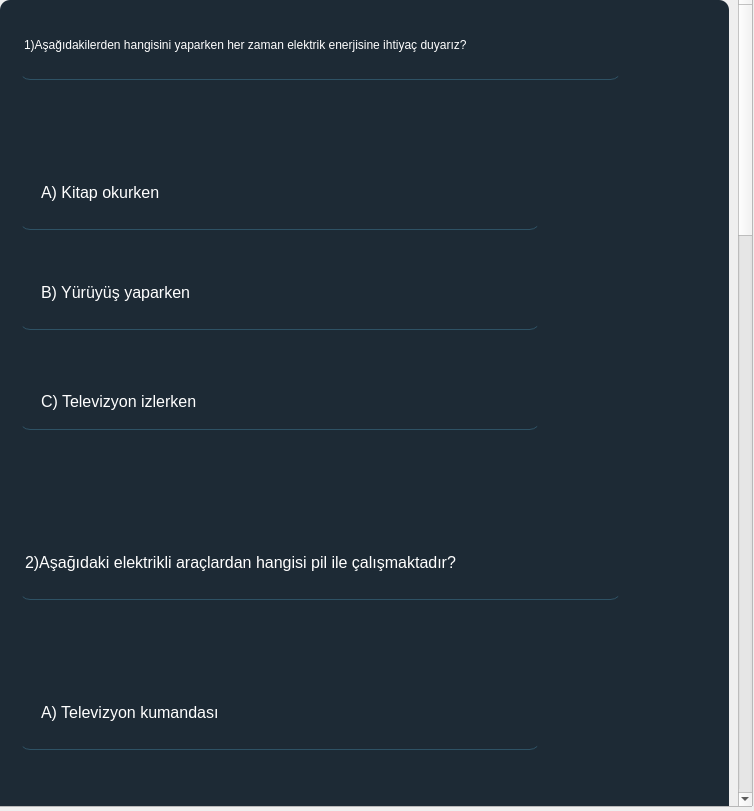
<?xml version="1.0" encoding="UTF-8"?>
<ui version="4.0">
 <class>Form</class>
 <widget class="QWidget" name="Form">
  <property name="geometry">
   <rect>
    <x>0</x>
    <y>0</y>
    <width>754</width>
    <height>811</height>
   </rect>
  </property>
  <property name="windowTitle">
   <string>Form</string>
  </property>
  <widget class="QScrollArea" name="scrollArea">
   <property name="geometry">
    <rect>
     <x>-10</x>
     <y>-10</y>
     <width>763</width>
     <height>817</height>
    </rect>
   </property>
   <property name="styleSheet">
    <string notr="true"/>
   </property>
   <property name="widgetResizable">
    <bool>true</bool>
   </property>
   <widget class="QWidget" name="scrollAreaWidgetContents">
    <property name="geometry">
     <rect>
      <x>0</x>
      <y>0</y>
      <width>740</width>
      <height>2792</height>
     </rect>
    </property>
    <layout class="QVBoxLayout" name="verticalLayout_2">
     <item>
      <widget class="QFrame" name="frame">
       <property name="minimumSize">
        <size>
         <width>0</width>
         <height>2770</height>
        </size>
       </property>
       <property name="styleSheet">
        <string notr="true">background-color:rgba(16,30,41,240);
border-radius:10px;



</string>
       </property>
       <property name="frameShape">
        <enum>QFrame::StyledPanel</enum>
       </property>
       <property name="frameShadow">
        <enum>QFrame::Raised</enum>
       </property>
       <widget class="QRadioButton" name="radioButton_10">
        <property name="geometry">
         <rect>
          <x>20</x>
          <y>1840</y>
          <width>520</width>
          <height>50</height>
         </rect>
        </property>
        <property name="font">
         <font>
          <pointsize>12</pointsize>
         </font>
        </property>
        <property name="styleSheet">
         <string notr="true">background-color:rgba(0,0,0,0);
border:1px solid rgba(0,0,0,0);
border-bottom-color:rgba(46,82,101,255);
color:rgb(255,255,255);
padding-bottom:7px
</string>
        </property>
        <property name="text">
         <string>B) Elektrik çarpan kişinin üzerine su dökmeliyiz.
</string>
        </property>
       </widget>
       <widget class="QRadioButton" name="radioButton_11">
        <property name="geometry">
         <rect>
          <x>20</x>
          <y>2360</y>
          <width>520</width>
          <height>50</height>
         </rect>
        </property>
        <property name="font">
         <font>
          <pointsize>12</pointsize>
         </font>
        </property>
        <property name="styleSheet">
         <string notr="true">background-color:rgba(0,0,0,0);
border:1px solid rgba(0,0,0,0);
border-bottom-color:rgba(46,82,101,255);
color:rgb(255,255,255);
padding-bottom:7px
</string>
        </property>
        <property name="text">
         <string>B) Biten piller çöp kutusuna atılmalıdır.
</string>
        </property>
       </widget>
       <widget class="QRadioButton" name="radioButton_3">
        <property name="geometry">
         <rect>
          <x>20</x>
          <y>380</y>
          <width>520</width>
          <height>50</height>
         </rect>
        </property>
        <property name="font">
         <font>
          <pointsize>12</pointsize>
         </font>
        </property>
        <property name="styleSheet">
         <string notr="true">background-color:rgba(0,0,0,0);
border:1px solid rgba(0,0,0,0);
border-bottom-color:rgba(46,82,101,255);
color:rgb(255,255,255);
padding-bottom:7px
</string>
        </property>
        <property name="text">
         <string>C) Televizyon izlerken</string>
        </property>
       </widget>
       <widget class="QRadioButton" name="radioButton_7">
        <property name="geometry">
         <rect>
          <x>20</x>
          <y>2260</y>
          <width>520</width>
          <height>50</height>
         </rect>
        </property>
        <property name="font">
         <font>
          <pointsize>12</pointsize>
         </font>
        </property>
        <property name="styleSheet">
         <string notr="true">background-color:rgba(0,0,0,0);
border:1px solid rgba(0,0,0,0);
border-bottom-color:rgba(46,82,101,255);
color:rgb(255,255,255);
padding-bottom:7px
</string>
        </property>
        <property name="text">
         <string>A) Bozulan elektrikli araçların tamirini uzman kişiler yapmalıdır.
</string>
        </property>
       </widget>
       <widget class="QRadioButton" name="radioButton_15">
        <property name="geometry">
         <rect>
          <x>20</x>
          <y>2460</y>
          <width>520</width>
          <height>50</height>
         </rect>
        </property>
        <property name="font">
         <font>
          <pointsize>12</pointsize>
         </font>
        </property>
        <property name="styleSheet">
         <string notr="true">background-color:rgba(0,0,0,0);
border:1px solid rgba(0,0,0,0);
border-bottom-color:rgba(46,82,101,255);
color:rgb(255,255,255);
padding-bottom:7px
</string>
        </property>
        <property name="text">
         <string>C) Lambalar gündüz yakılmalıdır.</string>
        </property>
       </widget>
       <widget class="QLabel" name="label_5">
        <property name="geometry">
         <rect>
          <x>20</x>
          <y>2110</y>
          <width>601</width>
          <height>50</height>
         </rect>
        </property>
        <property name="font">
         <font>
          <pointsize>13</pointsize>
         </font>
        </property>
        <property name="styleSheet">
         <string notr="true">background-color:rgba(0,0,0,0);
border:1px solid rgba(0,0,0,0);
border-bottom-color:rgba(46,82,101,255);
color:rgb(255,255,255);
padding-bottom:7px</string>
        </property>
        <property name="text">
         <string>5)Aşağıdaki ifadelerden hangisi doğrudur?
</string>
        </property>
       </widget>
       <widget class="QRadioButton" name="radioButton_6">
        <property name="geometry">
         <rect>
          <x>20</x>
          <y>1740</y>
          <width>520</width>
          <height>50</height>
         </rect>
        </property>
        <property name="font">
         <font>
          <pointsize>8</pointsize>
         </font>
        </property>
        <property name="styleSheet">
         <string notr="true">background-color:rgba(0,0,0,0);
border:1px solid rgba(0,0,0,0);
border-bottom-color:rgba(46,82,101,255);
color:rgb(255,255,255);
padding-bottom:7px
</string>
        </property>
        <property name="text">
         <string>A) Plastik eldiven takarak kuru bir tahta parçası ile elektrikli araç uzaklaştırmalıdır.
</string>
        </property>
       </widget>
       <widget class="QRadioButton" name="radioButton_5">
        <property name="geometry">
         <rect>
          <x>20</x>
          <y>1220</y>
          <width>520</width>
          <height>50</height>
         </rect>
        </property>
        <property name="font">
         <font>
          <pointsize>12</pointsize>
         </font>
        </property>
        <property name="styleSheet">
         <string notr="true">background-color:rgba(0,0,0,0);
border:1px solid rgba(0,0,0,0);
border-bottom-color:rgba(46,82,101,255);
color:rgb(255,255,255);
padding-bottom:7px
</string>
        </property>
        <property name="text">
         <string>A) Akü
</string>
        </property>
       </widget>
       <widget class="QRadioButton" name="radioButton_2">
        <property name="geometry">
         <rect>
          <x>20</x>
          <y>280</y>
          <width>520</width>
          <height>50</height>
         </rect>
        </property>
        <property name="font">
         <font>
          <pointsize>12</pointsize>
         </font>
        </property>
        <property name="styleSheet">
         <string notr="true">background-color:rgba(0,0,0,0);
border:1px solid rgba(0,0,0,0);
border-bottom-color:rgba(46,82,101,255);
color:rgb(255,255,255);
padding-bottom:7px
</string>
        </property>
        <property name="text">
         <string>B) Yürüyüş yaparken
</string>
        </property>
       </widget>
       <widget class="QRadioButton" name="radioButton_14">
        <property name="geometry">
         <rect>
          <x>20</x>
          <y>1940</y>
          <width>520</width>
          <height>50</height>
         </rect>
        </property>
        <property name="font">
         <font>
          <pointsize>12</pointsize>
         </font>
        </property>
        <property name="styleSheet">
         <string notr="true">background-color:rgba(0,0,0,0);
border:1px solid rgba(0,0,0,0);
border-bottom-color:rgba(46,82,101,255);
color:rgb(255,255,255);
padding-bottom:7px
</string>
        </property>
        <property name="text">
         <string>C) Elektriği kesmek için şalterler kapatılmalıdır.</string>
        </property>
       </widget>
       <widget class="QLabel" name="label_4">
        <property name="geometry">
         <rect>
          <x>20</x>
          <y>1070</y>
          <width>601</width>
          <height>50</height>
         </rect>
        </property>
        <property name="font">
         <font>
          <pointsize>9</pointsize>
         </font>
        </property>
        <property name="styleSheet">
         <string notr="true">background-color:rgba(0,0,0,0);
border:1px solid rgba(0,0,0,0);
border-bottom-color:rgba(46,82,101,255);
color:rgb(255,255,255);
padding-bottom:7px</string>
        </property>
        <property name="text">
         <string>3)Aşağıdakilerden hangisi birkaç pilin bir araya gelmesiyle oluşan elektrik kaynağıdır?
</string>
        </property>
       </widget>
       <widget class="QRadioButton" name="radioButton_8">
        <property name="geometry">
         <rect>
          <x>20</x>
          <y>800</y>
          <width>520</width>
          <height>50</height>
         </rect>
        </property>
        <property name="font">
         <font>
          <pointsize>12</pointsize>
         </font>
        </property>
        <property name="styleSheet">
         <string notr="true">background-color:rgba(0,0,0,0);
border:1px solid rgba(0,0,0,0);
border-bottom-color:rgba(46,82,101,255);
color:rgb(255,255,255);
padding-bottom:7px
</string>
        </property>
        <property name="text">
         <string>B) Fırın
</string>
        </property>
       </widget>
       <widget class="QLabel" name="label_3">
        <property name="geometry">
         <rect>
          <x>20</x>
          <y>1590</y>
          <width>601</width>
          <height>50</height>
         </rect>
        </property>
        <property name="font">
         <font>
          <pointsize>13</pointsize>
         </font>
        </property>
        <property name="styleSheet">
         <string notr="true">background-color:rgba(0,0,0,0);
border:1px solid rgba(0,0,0,0);
border-bottom-color:rgba(46,82,101,255);
color:rgb(255,255,255);
padding-bottom:7px</string>
        </property>
        <property name="text">
         <string>4)Elektrik çarpmış birine yardım için hangisi yapılmamalıdır?
</string>
        </property>
       </widget>
       <widget class="QLabel" name="label_2">
        <property name="geometry">
         <rect>
          <x>20</x>
          <y>550</y>
          <width>601</width>
          <height>50</height>
         </rect>
        </property>
        <property name="font">
         <font>
          <pointsize>12</pointsize>
         </font>
        </property>
        <property name="styleSheet">
         <string notr="true">background-color:rgba(0,0,0,0);
border:1px solid rgba(0,0,0,0);
border-bottom-color:rgba(46,82,101,255);
color:rgb(255,255,255);
padding-bottom:7px</string>
        </property>
        <property name="text">
         <string>2)Aşağıdaki elektrikli araçlardan hangisi pil ile çalışmaktadır?
</string>
        </property>
       </widget>
       <widget class="QRadioButton" name="radioButton_9">
        <property name="geometry">
         <rect>
          <x>20</x>
          <y>1320</y>
          <width>520</width>
          <height>50</height>
         </rect>
        </property>
        <property name="font">
         <font>
          <pointsize>12</pointsize>
         </font>
        </property>
        <property name="styleSheet">
         <string notr="true">background-color:rgba(0,0,0,0);
border:1px solid rgba(0,0,0,0);
border-bottom-color:rgba(46,82,101,255);
color:rgb(255,255,255);
padding-bottom:7px
</string>
        </property>
        <property name="text">
         <string>B) Pil
</string>
        </property>
       </widget>
       <widget class="QLabel" name="label">
        <property name="geometry">
         <rect>
          <x>20</x>
          <y>30</y>
          <width>601</width>
          <height>50</height>
         </rect>
        </property>
        <property name="font">
         <font>
          <pointsize>9</pointsize>
         </font>
        </property>
        <property name="styleSheet">
         <string notr="true">background-color:rgba(0,0,0,0);
border:1px solid rgba(0,0,0,0);
border-bottom-color:rgba(46,82,101,255);
color:rgb(255,255,255);
padding-bottom:7px</string>
        </property>
        <property name="text">
         <string>1)Aşağıdakilerden hangisini yaparken her zaman elektrik enerjisine ihtiyaç duyarız?
</string>
        </property>
       </widget>
       <widget class="QRadioButton" name="radioButton_4">
        <property name="geometry">
         <rect>
          <x>20</x>
          <y>700</y>
          <width>520</width>
          <height>50</height>
         </rect>
        </property>
        <property name="font">
         <font>
          <pointsize>12</pointsize>
         </font>
        </property>
        <property name="styleSheet">
         <string notr="true">background-color:rgba(0,0,0,0);
border:1px solid rgba(0,0,0,0);
border-bottom-color:rgba(46,82,101,255);
color:rgb(255,255,255);
padding-bottom:7px
</string>
        </property>
        <property name="text">
         <string>A) Televizyon kumandası
</string>
        </property>
       </widget>
       <widget class="QRadioButton" name="radioButton_13">
        <property name="geometry">
         <rect>
          <x>20</x>
          <y>1420</y>
          <width>520</width>
          <height>50</height>
         </rect>
        </property>
        <property name="font">
         <font>
          <pointsize>12</pointsize>
         </font>
        </property>
        <property name="styleSheet">
         <string notr="true">background-color:rgba(0,0,0,0);
border:1px solid rgba(0,0,0,0);
border-bottom-color:rgba(46,82,101,255);
color:rgb(255,255,255);
padding-bottom:7px
</string>
        </property>
        <property name="text">
         <string>C) Batarya</string>
        </property>
       </widget>
       <widget class="QRadioButton" name="radioButton_12">
        <property name="geometry">
         <rect>
          <x>20</x>
          <y>900</y>
          <width>520</width>
          <height>50</height>
         </rect>
        </property>
        <property name="font">
         <font>
          <pointsize>12</pointsize>
         </font>
        </property>
        <property name="styleSheet">
         <string notr="true">background-color:rgba(0,0,0,0);
border:1px solid rgba(0,0,0,0);
border-bottom-color:rgba(46,82,101,255);
color:rgb(255,255,255);
padding-bottom:7px
</string>
        </property>
        <property name="text">
         <string>C) Dizüstü bilgisayar</string>
        </property>
       </widget>
       <widget class="QRadioButton" name="radioButton">
        <property name="geometry">
         <rect>
          <x>20</x>
          <y>180</y>
          <width>520</width>
          <height>50</height>
         </rect>
        </property>
        <property name="font">
         <font>
          <pointsize>12</pointsize>
         </font>
        </property>
        <property name="styleSheet">
         <string notr="true">background-color:rgba(0,0,0,0);
border:1px solid rgba(0,0,0,0);
border-bottom-color:rgba(46,82,101,255);
color:rgb(255,255,255);
padding-bottom:7px
</string>
        </property>
        <property name="text">
         <string>A) Kitap okurken
</string>
        </property>
       </widget>
      </widget>
     </item>
    </layout>
   </widget>
  </widget>
 </widget>
 <resources/>
 <connections/>
</ui>
